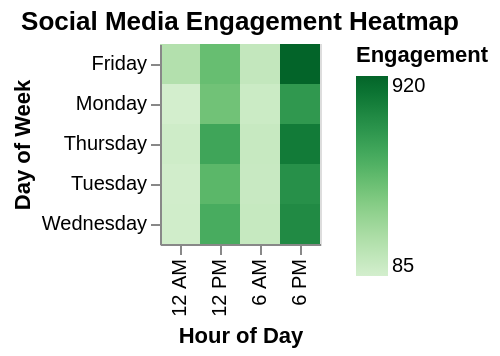

The specification (Vega-Lite) saved for this image:
### Vega-Lite specification from a JSON file in a GitHub repository (floating-point values rounded to 4 significant figures)
{"$schema": "https://vega.github.io/schema/vega-lite/v6.json", "description": "User engagement heatmap", "data": {"values": [{"day": "Monday", "hour": "6 AM", "engagement": 120}, {"day": "Monday", "hour": "12 PM", "engagement": 450}, {"day": "Monday", "hour": "6 PM", "engagement": 680}, {"day": "Monday", "hour": "12 AM", "engagement": 85}, {"day": "Tuesday", "hour": "6 AM", "engagement": 135}, {"day": "Tuesday", "hour": "12 PM", "engagement": 520}, {"day": "Tuesday", "hour": "6 PM", "engagement": 720}, {"day": "Tuesday", "hour": "12 AM", "engagement": 92}, {"day": "Wednesday", "hour": "6 AM", "engagement": 142}, {"day": "Wednesday", "hour": "12 PM", "engagement": 580}, {"day": "Wednesday", "hour": "6 PM", "engagement": 750}, {"day": "Wednesday", "hour": "12 AM", "engagement": 98}, {"day": "Thursday", "hour": "6 AM", "engagement": 138}, {"day": "Thursday", "hour": "12 PM", "engagement": 615}, {"day": "Thursday", "hour": "6 PM", "engagement": 820}, {"day": "Thursday", "hour": "12 AM", "engagement": 105}, {"day": "Friday", "hour": "6 AM", "engagement": 155}, {"day": "Friday", "hour": "12 PM", "engagement": 480}, {"day": "Friday", "hour": "6 PM", "engagement": 920}, {"day": "Friday", "hour": "12 AM", "engagement": 220}]}, "mark": "rect", "encoding": {"x": {"field": "hour", "type": "ordinal", "axis": {"title": "Hour of Day"}}, "y": {"field": "day", "type": "ordinal", "axis": {"title": "Day of Week"}}, "color": {"field": "engagement", "type": "quantitative", "scale": {"scheme": "greens"}, "legend": {"title": "Engagement"}}, "tooltip": [{"field": "day", "type": "ordinal"}, {"field": "hour", "type": "ordinal"}, {"field": "engagement", "type": "quantitative", "format": ",.0f"}]}, "title": "Social Media Engagement Heatmap"}
